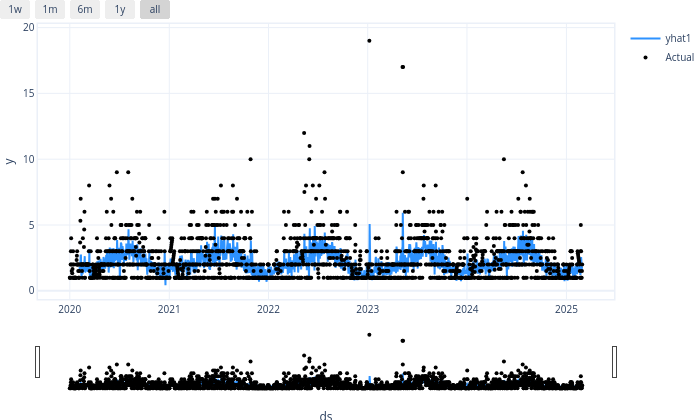

The notebook cell saved with this chart:
### Code cell
model.plot(forecast)

### Figure 1 — Plotly figure (JSON) as saved in the notebook; plotly's stock layout.template omitted (floating-point values rounded to 4 significant figures; data arrays with more than 128 entries replaced by an {"elided": "..."} marker saying what was removed)
{"data": [{"fill": "none", "line": {"color": "rgba(45, 146, 255, 1.0)", "width": 2}, "mode": "lines", "name": "yhat1", "type": "scatter", "x": {"elided": "1886 str values"}, "y": {"elided": "1886 float values"}}, {"marker": {"color": "black", "size": 4}, "mode": "markers", "name": "Actual", "type": "scatter", "x": {"elided": "1886 str values"}, "y": {"elided": "1886 float values"}}], "layout": {"autosize": true, "font": {"size": 10}, "height": 420, "hovermode": "x unified", "margin": {"b": 0, "l": 0, "pad": 0, "r": 10, "t": 10}, "showlegend": true, "title": {"font": {"size": 12}}, "width": 700, "xaxis": {"linewidth": 1.5, "mirror": true, "rangeselector": {"buttons": [{"count": 7, "label": "1w", "step": "day", "stepmode": "backward"}, {"count": 1, "label": "1m", "step": "month", "stepmode": "backward"}, {"count": 6, "label": "6m", "step": "month", "stepmode": "backward"}, {"count": 1, "label": "1y", "step": "year", "stepmode": "backward"}, {"step": "all"}]}, "rangeslider": {"visible": true}, "showline": true, "title": {"text": "ds"}, "type": "date"}, "yaxis": {"linewidth": 1.5, "mirror": true, "showline": true, "title": {"text": "y"}}}}
